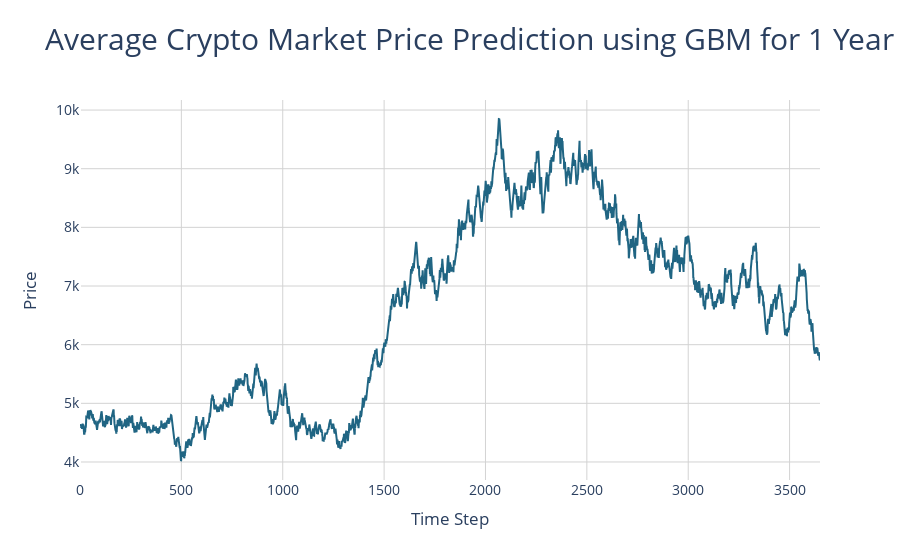

Notebook code for this chart:
### Code cell
# Create the plot
fig = go.Figure()

# Add the simulated prices line
fig.add_trace(go.Scatter(
    x=list(range(len(simulated_prices))),
    y=simulated_prices,
    mode='lines',
    name='Simulated Prices',
    line=dict(color='#206583', width=2)
))

# Update layout for aesthetics
fig.update_layout(
    title={
        'text': 'Average Crypto Market Price Prediction using GBM for 1 Year',
        'font': {
            'size': 30
        }
    },
    xaxis_title='Time Step',
    yaxis_title='Price',
    font=dict(size=14),
    plot_bgcolor='white',
    xaxis=dict(showgrid=True, gridcolor='lightgrey'),
    yaxis=dict(showgrid=True, gridcolor='lightgrey')
)

### Figure 1 — Plotly figure (JSON) as saved in the notebook; plotly's stock layout.template omitted (floating-point values rounded to 4 significant figures; data arrays with more than 128 entries replaced by an {"elided": "..."} marker saying what was removed)
{"data": [{"line": {"color": "#206583", "width": 2}, "mode": "lines", "name": "Simulated Prices", "type": "scatter", "x": {"elided": "3651 int values"}, "y": {"elided": "3651 float values"}}], "layout": {"font": {"size": 14}, "plot_bgcolor": "white", "title": {"font": {"size": 30}, "text": "Average Crypto Market Price Prediction using GBM for 1 Year"}, "xaxis": {"gridcolor": "lightgrey", "showgrid": true, "title": {"text": "Time Step"}}, "yaxis": {"gridcolor": "lightgrey", "showgrid": true, "title": {"text": "Price"}}}}
